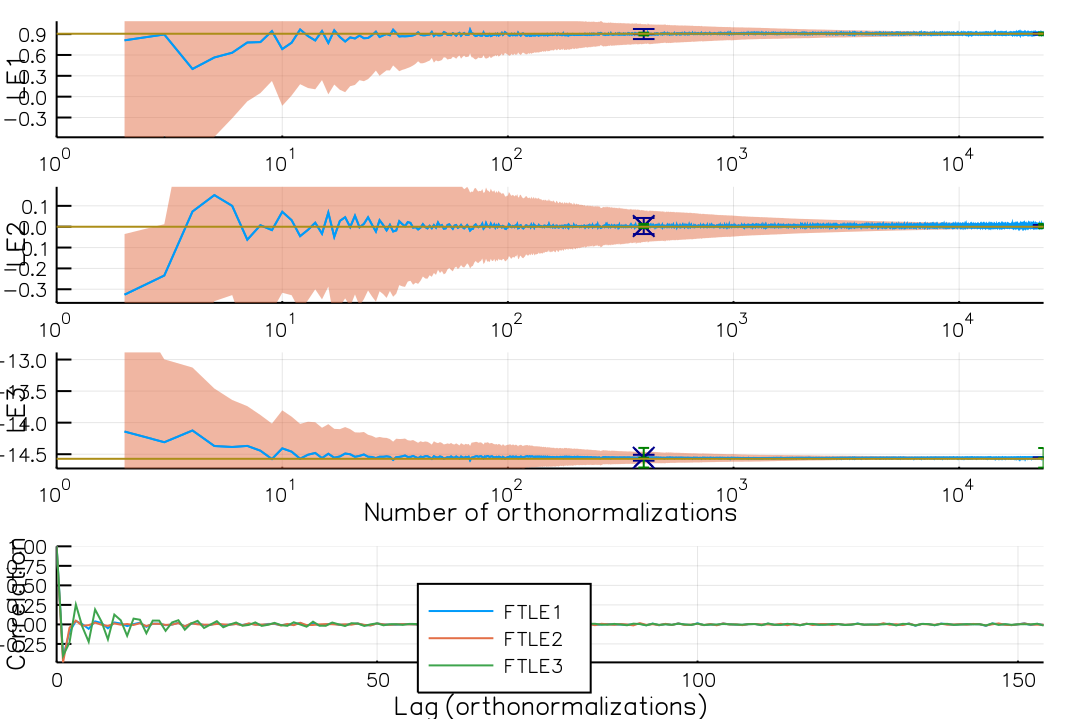

Here is the Julia script that generated this plot:
using LyapunovExponents
using Plots
demo = solve!(LyapunovExponents.lorenz_63(); progress=1)
report(demo)
plt = plot(demo)
